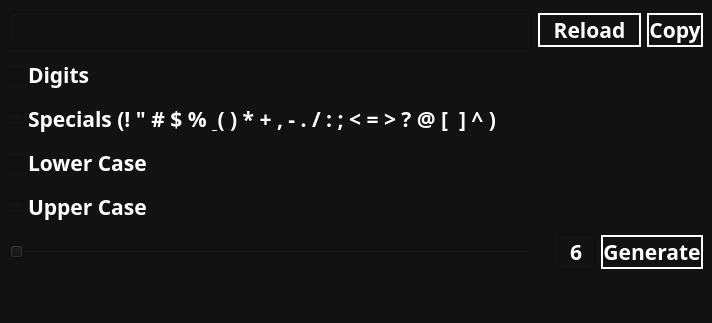
<?xml version="1.0" encoding="UTF-8"?>
<ui version="4.0">
 <class>mainWindow</class>
 <widget class="QMainWindow" name="mainWindow">
  <property name="geometry">
   <rect>
    <x>0</x>
    <y>0</y>
    <width>712</width>
    <height>323</height>
   </rect>
  </property>
  <property name="font">
   <font>
    <family>Rubik</family>
    <pointsize>16</pointsize>
    <bold>true</bold>
   </font>
  </property>
  <property name="windowTitle">
   <string>Password Generator</string>
  </property>
  <property name="styleSheet">
   <string notr="true">QWidget {
	color: white;
	background: #121212;
	font-family: Rubik;
	font-size: 16pt;
	font-weight: 600;
}
QPushButton {
	border: 2px solid white;
}
QPushButton:pressed {
	background-color: #888 ;
}
QPushButton:hover {
	background-color: #666;
}
QTextEdit{
	border:none;
}</string>
  </property>
  <widget class="QWidget" name="centralwidget">
   <layout class="QGridLayout" name="gridLayout">
    <item row="0" column="1" colspan="3">
     <widget class="QPushButton" name="reload">
      <property name="cursor">
       <cursorShape>PointingHandCursor</cursorShape>
      </property>
      <property name="text">
       <string>Reload</string>
      </property>
     </widget>
    </item>
    <item row="0" column="4">
     <widget class="QPushButton" name="copy">
      <property name="cursor">
       <cursorShape>PointingHandCursor</cursorShape>
      </property>
      <property name="text">
       <string>Copy</string>
      </property>
     </widget>
    </item>
    <item row="1" column="0">
     <widget class="QCheckBox" name="digits">
      <property name="font">
       <font>
        <family>Rubik</family>
        <pointsize>16</pointsize>
        <bold>true</bold>
       </font>
      </property>
      <property name="cursor">
       <cursorShape>PointingHandCursor</cursorShape>
      </property>
      <property name="text">
       <string>Digits</string>
      </property>
     </widget>
    </item>
    <item row="2" column="0" colspan="5">
     <widget class="QCheckBox" name="spec">
      <property name="font">
       <font>
        <family>Rubik</family>
        <pointsize>16</pointsize>
        <bold>true</bold>
       </font>
      </property>
      <property name="cursor">
       <cursorShape>PointingHandCursor</cursorShape>
      </property>
      <property name="text">
       <string>Specials (! &quot; # $ % &amp; ( ) * + , - . / : ; &lt; = &gt; ? @ [  ] ^ )</string>
      </property>
     </widget>
    </item>
    <item row="3" column="0">
     <widget class="QCheckBox" name="low_case">
      <property name="font">
       <font>
        <family>Rubik</family>
        <pointsize>16</pointsize>
        <bold>true</bold>
       </font>
      </property>
      <property name="cursor">
       <cursorShape>PointingHandCursor</cursorShape>
      </property>
      <property name="text">
       <string>Lower Case</string>
      </property>
     </widget>
    </item>
    <item row="4" column="0">
     <widget class="QCheckBox" name="up_case">
      <property name="font">
       <font>
        <family>Rubik</family>
        <pointsize>16</pointsize>
        <bold>true</bold>
       </font>
      </property>
      <property name="cursor">
       <cursorShape>PointingHandCursor</cursorShape>
      </property>
      <property name="text">
       <string>Upper Case</string>
      </property>
     </widget>
    </item>
    <item row="5" column="2">
     <widget class="QSpinBox" name="spinBox">
      <property name="alignment">
       <set>Qt::AlignCenter</set>
      </property>
      <property name="buttonSymbols">
       <enum>QAbstractSpinBox::NoButtons</enum>
      </property>
      <property name="prefix">
       <string/>
      </property>
      <property name="minimum">
       <number>6</number>
      </property>
      <property name="maximum">
       <number>20</number>
      </property>
     </widget>
    </item>
    <item row="5" column="3" colspan="2">
     <widget class="QPushButton" name="generate">
      <property name="cursor">
       <cursorShape>PointingHandCursor</cursorShape>
      </property>
      <property name="styleSheet">
       <string notr="true">element.styel {
border: 3px red;
}</string>
      </property>
      <property name="text">
       <string>Generate</string>
      </property>
     </widget>
    </item>
    <item row="5" column="0">
     <widget class="QSlider" name="pas_len">
      <property name="cursor">
       <cursorShape>ClosedHandCursor</cursorShape>
      </property>
      <property name="minimum">
       <number>6</number>
      </property>
      <property name="maximum">
       <number>20</number>
      </property>
      <property name="orientation">
       <enum>Qt::Horizontal</enum>
      </property>
     </widget>
    </item>
    <item row="0" column="0">
     <widget class="QLineEdit" name="password">
      <property name="font">
       <font>
        <family>Rubik</family>
        <pointsize>16</pointsize>
        <bold>true</bold>
       </font>
      </property>
      <property name="text">
       <string/>
      </property>
      <property name="alignment">
       <set>Qt::AlignCenter</set>
      </property>
      <property name="readOnly">
       <bool>true</bool>
      </property>
     </widget>
    </item>
   </layout>
   <zorder>password</zorder>
   <zorder>digits</zorder>
   <zorder>up_case</zorder>
   <zorder>spec</zorder>
   <zorder>low_case</zorder>
   <zorder>generate</zorder>
   <zorder>pas_len</zorder>
   <zorder>spinBox</zorder>
   <zorder>reload</zorder>
   <zorder>copy</zorder>
  </widget>
  <widget class="QStatusBar" name="statusbar"/>
 </widget>
 <resources/>
 <connections/>
</ui>
